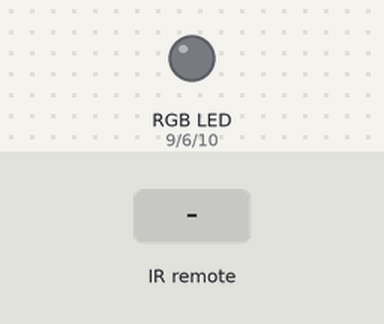
Recording of a sketch running on a simulated Arduino Uno, built with avr-gcc and run on an emulated ATmega328P. On the bench: an RGB LED mixed from three pins (HIGH = lit). The inputs (shaded band) are chosen by the test bench. Dim RGB values are drawn brighter than linear.

Above: at 1.2 s.
1.3 s: infrared code 0xFFA05F received
At 2.5 s:
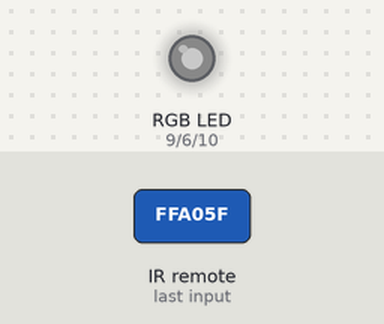
2.8 s: infrared code 0xFF906F received
At 3.8 s:
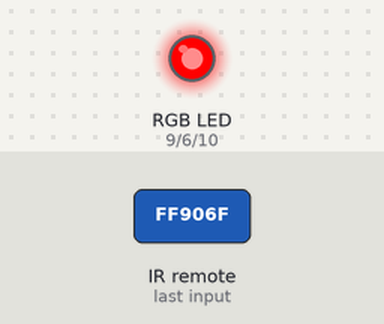
4.3 s: infrared code 0xFF10EF received
At 5.0 s:
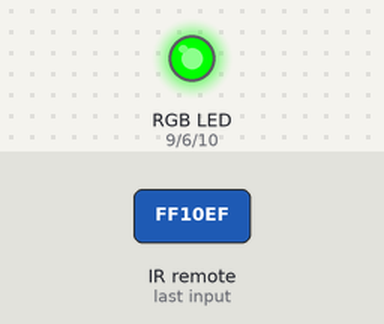
5.8 s: infrared code 0xFFA05F received
At 6.1 s:
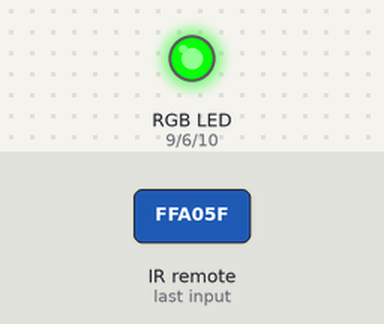
Timing chart, 0 to 8.3 s (numbered marks = the images above; inputs shaded):
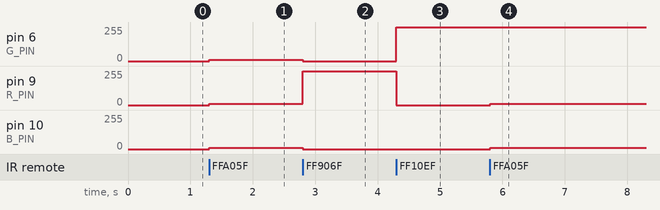

Measured:
- after the input at 1.3 s, pin 6 (G_PIN), pin 9 (R_PIN), pin 10 (B_PIN): 0/255 → 10/255 at once
- after the input at 2.8 s, pin 6 (G_PIN), pin 10 (B_PIN): 10/255 → 0/255 at once; pin 9 (R_PIN): 10/255 → 255/255 at once
- after the input at 4.3 s, pin 6 (G_PIN): 0/255 → 255/255 at once; pin 9 (R_PIN): 255/255 → 0/255 at once
- after the input at 5.8 s, pin 9 (R_PIN), pin 10 (B_PIN): 0/255 → 10/255 at once

The sketch:

RGBLed_remote.ino
```cpp
/*
*  Control remoto de LED RGB
*  Ejemplo de como hacer variar el color y el brillo con un led RGB
*  con un mando a distancia.
*  Se utiliza un receptor de infrarrojos del tipo TSOP1738
*  Autor: Jose Daniel Herrera
*  Fecha: 28/08/2012
*  http://arduino-guay.blogspot.com.es
*/

#include <IRremote.h>

int RECV_PIN = 8;
int R_PIN = 9;
int G_PIN = 6;
int B_PIN = 10;

#define ON                0XFFE01F
#define OFF               0xFF609F
#define BRIGHTNESS_UP     0xFFA05F
#define BRIGHTNESS_DOWN   0xFF20DF
#define FLASH             0xFFF00F
#define STROBE            0xFFE817
#define FADE              0xFFD827
#define SMOOTH            0xFFC837

#define RED               0xFF906F
#define GREEN             0XFF10EF
#define BLUE              0xFF50AF
#define WHITE             0xFFD02F

#define ORANGE            0xFFB04F
#define YELLOW_DARK       0xFFA857
#define YELLOW_MEDIUM     0xFF9867
#define YELLOW_LIGHT      0xFF8877

#define GREEN_LIGHT       0XFF30CF
#define GREEN_BLUE1       0XFF28D7
#define GREEN_BLUE2       0XFF18E7
#define GREEN_BLUE3       0XFF08F7

#define BLUE_RED          0XFF708F
#define PURPLE_DARK       0XFF6897
#define PURPLE_LIGHT      0XFF58A7
#define PINK              0XFF48B7

#define INCREMENTO 10

unsigned long rgb = 0;
byte r,g,b;

IRrecv irrecv(RECV_PIN);

decode_results results;


void setup()
{
  irrecv.enableIRIn(); // Inicializamos el receptor
  pinMode(R_PIN, OUTPUT);
  pinMode(G_PIN, OUTPUT);
  pinMode(B_PIN, OUTPUT);
}


void variar (byte* color, char valor) {
    if (valor > 0) {
        if ( *color + valor <= 255) {
            *color += valor;
        } else {
            *color = 255;
        }
    } else {
        if (*color + valor >= 0) {
            *color += valor;
        } else {
            *color = 0;
        }
  }
}

void RGB(unsigned long valor) {
   r = valor >> 16;
   g = (valor >> 8) & 0xFF;
   b = valor & 0xFF;
}

void loop() {
  if (irrecv.decode(&results)) {
    if ( results.value != 0xFFFFFFFF) {
      switch (results.value) {
           case BRIGHTNESS_UP :
               variar (&r, INCREMENTO);
               variar (&g, INCREMENTO);
               variar (&b, INCREMENTO);
               break;
           case BRIGHTNESS_DOWN :
               variar (&r, -INCREMENTO);
               variar (&g, -INCREMENTO);
               variar (&b, -INCREMENTO);
               break;
           case OFF :
               r = g = b = 0;
               break;
           case RED           : RGB(0x00FF0000); break;
           case GREEN         : RGB(0x0000FF00); break;
           case BLUE          : RGB(0x000000FF); break;
           case WHITE         : RGB(0x00FFFFFF); break;
           case ORANGE        : RGB(0x00FF7F00); break;
           case YELLOW_DARK   : RGB(0x00FFAA00); break;
           case YELLOW_MEDIUM : RGB(0x00FFD400); break;
           case YELLOW_LIGHT  : RGB(0x00FFFF00); break;
           case GREEN_LIGHT   : RGB(0x0000FFAA); break;
           case GREEN_BLUE1   : RGB(0x0000FFFF); break;
           case GREEN_BLUE2   : RGB(0x0000AAFF); break;
           case GREEN_BLUE3   : RGB(0x000055FF); break;
           case BLUE_RED      : RGB(0x00000080); break;
           case PURPLE_DARK   : RGB(0x003F0080); break;
           case PURPLE_LIGHT  : RGB(0x007A00BF); break;
           case PINK          : RGB(0x00FF00FF); break;
      }
      analogWrite(R_PIN,r);
      analogWrite(G_PIN,g);
      analogWrite(B_PIN,b);
    }
    irrecv.resume(); // Receive the next value
  }
}
```
